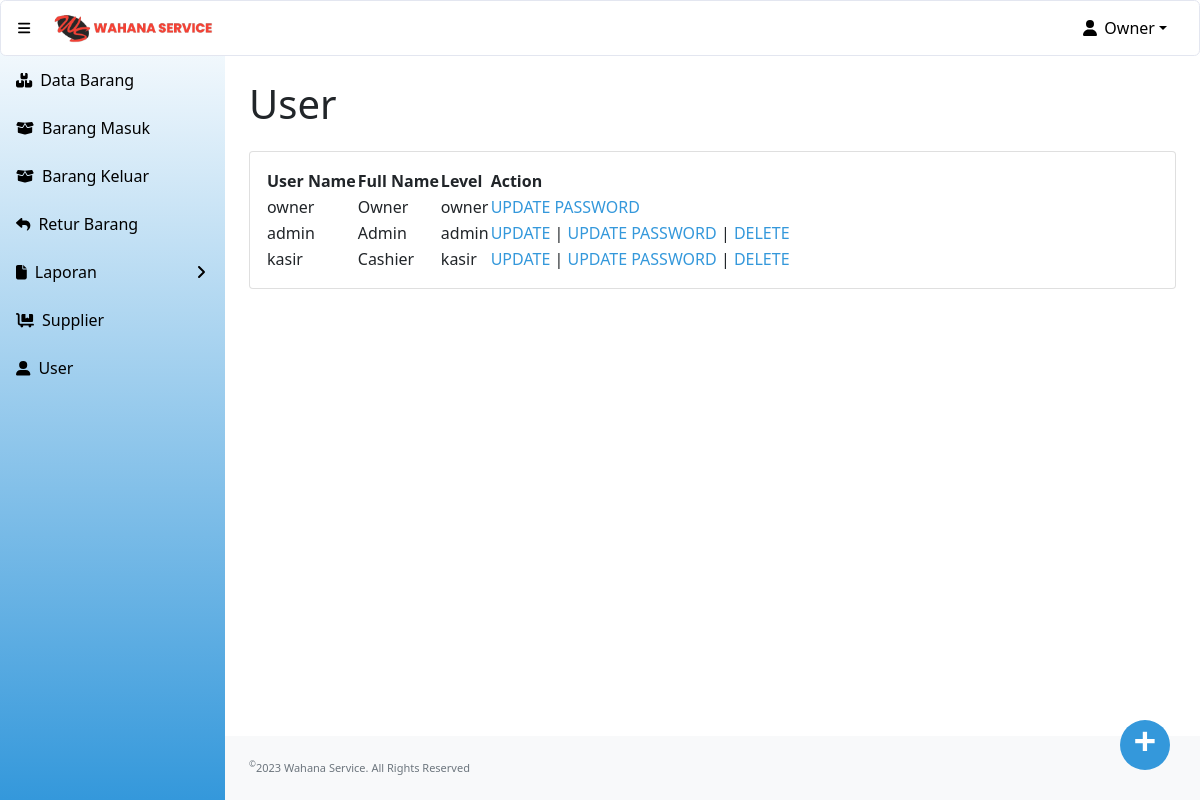
The page /user.php (signed in) on the database its author committed.
### tables this page shows
CREATE TABLE `user` (
  `id` int(11) NOT NULL,
  `username` varchar(200) NOT NULL,
  `password` text NOT NULL,
  `fullname` varchar(200) NOT NULL,
  `level` enum('owner','admin','kasir') NOT NULL
);

### user.php (the view, shortened to what this page needs)
<?php
include "conn.php";
?>
<!DOCTYPE html>
<html lang="en">
    <head>
        <link href="https://cdn.jsdelivr.net/npm/simple-datatables@latest/dist/style.css" rel="stylesheet" />
        <link href="css/styles.css" rel="stylesheet" />
    </head>
    <body class="sb-nav-fixed">
    <?php include "head.php"; ?>
        <div id="layoutSidenav">
        <?php include "menu.php"; ?>
            </div>
            <div id="layoutSidenav_content">
                <main>
                    <div class="container-fluid px-4">
                        <h1 class="mt-4" style="padding-bottom:15px";>User</h1>
                        <div class="card mb-4">
                            <div class="card-body">
                                <div class="table-responsive">
                                    <table id="datatablesSimple">
                                        <thead>
                                            <tr>
                                                <th>User Name</th>
                                                <th>Full Name</th>
                                                <th>Level</th>
                                                <th>Action</th>
                                            </tr>
                                        </thead>
                                        <tbody>
                                            <?php
                                                $sSQL="select * from user order by id";
                                                $result=mysqli_query($koneksi, $sSQL);
                                                if (mysqli_num_rows($result) > 0)
                                                {
                                                    while ($row=mysqli_fetch_assoc($result))
                                                    {
                                                        $ID = $row['id'];
                                                        $UserName = $row['username'];
                                                        $FullName = $row['fullname'];
                                                        $level= $row['level'];
                                            ?>
                                                <tr>
                                                    <td><?php echo $UserName;?></td>
                                                    <td><?php echo $FullName;?></td>
                                                    <td><?php echo $level;?></td>
                                                    <td><?php if ($UserName != "owner" && $FullName != "Owner"){
                                                            echo "<a href='update_user.php?id=$ID' class='action'>UPDATE</a> | ";}
                                                            echo "<a href='update_password.php?id=$ID' class='action'>UPDATE PASSWORD</a>";
                                                            if ($UserName != "owner" && $FullName != "Owner"){
                                                                    echo " | <a href='delete_user.php?id=$ID' class='action' onclick='return konfirmasi();'>DELETE</a>";} ?> </td>
                                                </tr>
                                            <?php
                                                    }
                                                }
                                            ?>
                                        </tbody>
                                    </table>
                                </div>
                            </div>
                        </div>
                    </div>
                    <a href="add_user.php" class="act-btn">
                        +
                    </a>
                </main>
                <footer class="py-4 bg-light mt-auto">
                    <div class="container-fluid px-4">
                        <div class="d-flex align-items-center justify-content-between small">
                            <div class="text-muted"><sup>&copy;</sup>2023 Wahana Service. All Rights Reserved</div>
                        </div>
                    </div>
                </footer>
            </div>
    </body>
</html>

### rows shown on the page
user: username "owner", fullname "Owner", level "owner"
user: username "admin", fullname "Admin", level "admin"
user: username "kasir", fullname "Cashier", level "kasir"

### other values the page prints
$_SESSION['fullname'] "Owner"
